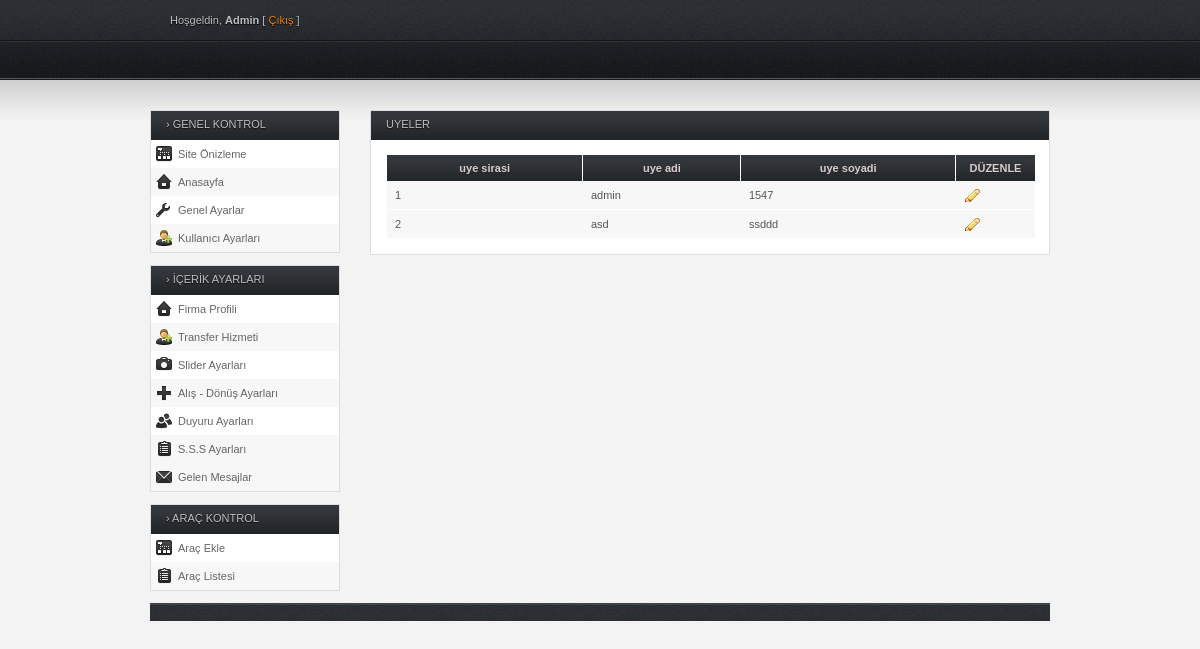
The app's page /kiralama/admin/kullanici-ayari.php (signed in) with its own data.
### tables this page shows
CREATE TABLE IF NOT EXISTS `kullanicilar` (
  `sira` int(11) NOT NULL AUTO_INCREMENT,
  `uyeadi` varchar(50) NOT NULL,
  `uyesifre` varchar(50) NOT NULL,
  `kullanici_türü` int(1) NOT NULL,
  PRIMARY KEY (`sira`)
);

### kiralama/admin/kullanici-ayari.php (the view, shortened to what this page needs)
<!DOCTYPE html PUBLIC "-//W3C//DTD XHTML 1.0 Transitional//EN" "http://www.w3.org/TR/xhtml1/DTD/xhtml1-transitional.dtd">
<html>
<head>
<link rel="stylesheet" type="text/css" href="css/style.css" media="screen" />
<link rel="stylesheet" type="text/css" href="css/navi.css" media="screen" />
</head>
<body>
<div class="wrap">
	<div id="header">
		<div id="top">
			<div class="left">
				<p>Hoşgeldin, <strong>Admin</strong> [ <a href="cikis.php">Çıkış</a> ]</p>
			</div>
		</div>
		<div id="nav">
		</div>
	</div>
	<div id="content">
		<div id="sidebar">
			<?php include("menu.php");?>
		<div id="main">
			<div class="full_w">
				<div class="h_title">UYELER</div>
<?php
include("../database.php");
echo " 				<table>
					<thead>
						<tr>
							<th scope=\"col\">uye sirasi</th>
							<th scope=\"col\">uye adi</th>
							<th scope=\"col\">uye soyadi</th>
							<th scope=\"col\" style=\"width: 65px;\">DÜZENLE</th>
						</tr>
					</thead>";
$sor = mysqli_query($db,"SELECT * FROM kullanicilar order by sira");
while ($listele = mysqli_fetch_array($sor)) {
$id = $listele['sira'];
$amm = $listele['uyeadi'];
$kapi = $listele['uyesifre'];
		echo "	<tbody>
						<tr>
							<td>$id</td>
							<td>$amm</td>
							<td>$kapi</td>
							<td>
							<a href=\"kullanici-duzenle.php?id=$id\" class=\"table-icon edit\" title=\"Duzenle\"></a>
							</td>
						</tr>
					</tbody>";
}
echo " </table>
</div>";
?>
	</div>
	<div id="footer">
	</div>
</div>
</body>
</html>

### kiralama/admin/css/style.css (style rules this page uses)
* { margin: 0; padding: 0; }
body { background: #f3f3f3 url(../img/bg_top.jpg) repeat-x; color: #bebebe; font-family: Tahoma, Arial, Helvetica, sans-serif; font-size: 11px; margin: 0; }
a { text-decoration: none; }
.wrap { margin: 0 auto; width: 900px; }
#header #top { height: 34px; padding: 14px 20px 0 20px; }
#header #top p { text-shadow: #000 0px 1px 1px; }
#header #top a { color: #f07e01; }
#content { margin: 30px 0 30px 0; }
#content tr:nth-child(odd) { background: #f7f7f7; }
#content #sidebar { float: left; margin: 0 20px 0 0; width: 190px; }
#content #main { float: right; margin: 0 0 12px 0; width: 680px; }
#main .full_w { background: #ffffff; border: 1px solid #DCDDE1; color: #848484; margin: 0 0 20px 0; }
#main .full_w .h_title, #main .half_w .h_title { background: url(../img/bg_box_head.jpg) repeat-x; color: #bebebe; font-size: 11px; font-weight: normal; height: 22px; padding: 7px 0 0 15px; text-shadow: #0E0E0E 0px 1px 1px; }
table { border-collapse: collapse; margin: 15px; width: 650px; }
table th { background: url(../img/bg_box_head.jpg) repeat-x; color: #DACDCD; border-left: 1px solid #ffffff; border-right: 1px solid #ffffff; font-size: 11px; font-weight: bold; padding: 7px; text-shadow: 0px 1px #242424; }
table tr { border-left: 1px solid #ffffff; border-right: 1px solid #ffffff; }
table td { border-bottom: 1px solid #ffffff; border-top: 1px solid ffffff; color: #565656; padding: 8px; }
.table-icon { padding: 1px 8px; margin-right: 5px; }
.edit.table-icon { background: url(../img/i_edit.png) no-repeat; }
#footer { background: url(../img/bg_top.jpg) repeat-x top center; border-top: 2px solid #404345; color: #939393; float: left; margin: 0 auto; padding: 8px 20px; text-shadow: #111111 0px 1px 1px; width: 860px; }
.left { float: left; }

### kiralama/admin/css/navi.css (style rules this page uses)
#header #nav { height: 27px; margin:0; padding: 5px 20px 0 10px; position: relative; }

### records on screen
kullanicilar: sira "1", uyeadi "admin", uyesifre "1547"
kullanicilar: sira "2", uyeadi "asd", uyesifre "ssddd"
